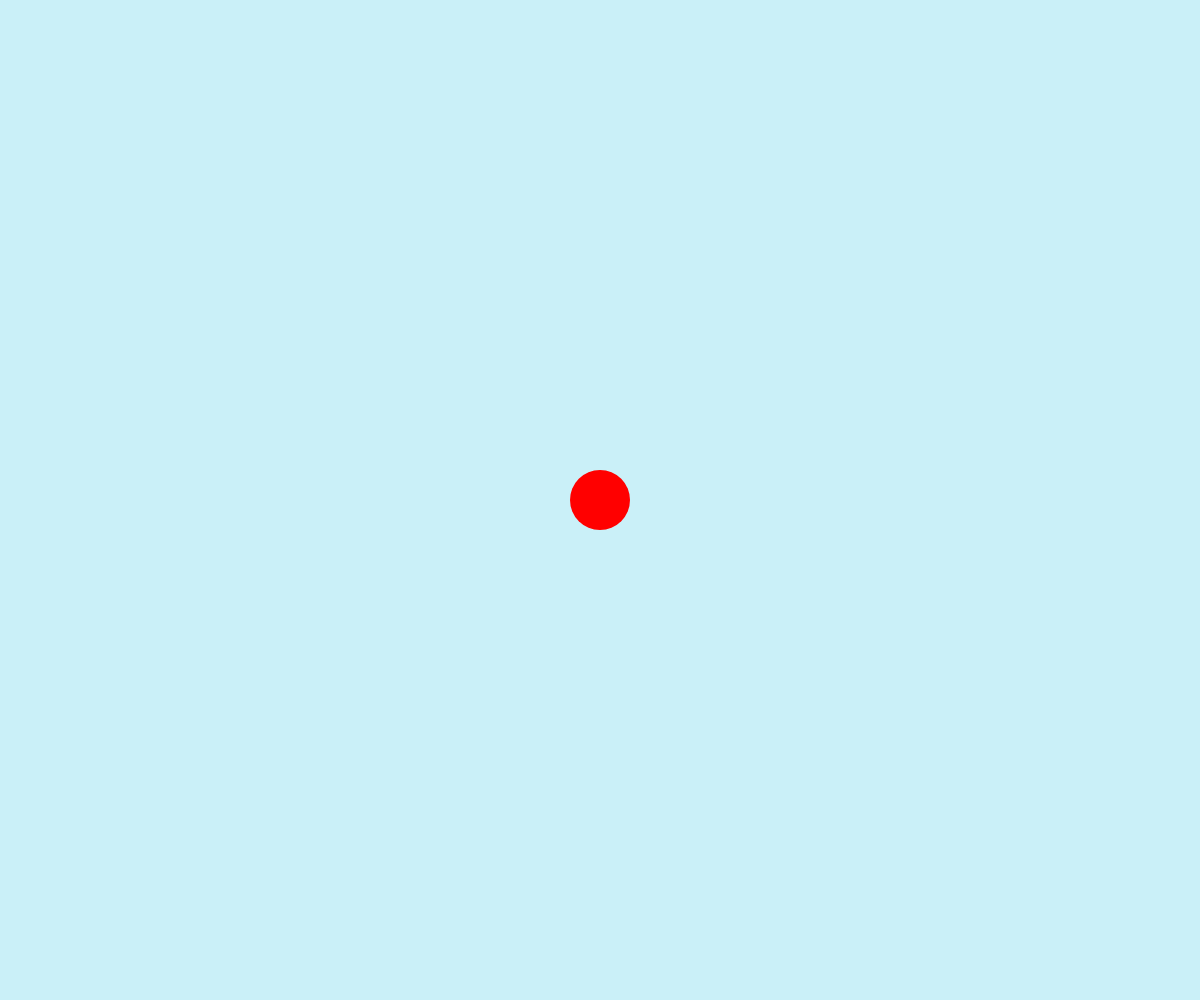
Frame 1 (no input)
Frame 60 (no input): identical to frame 1, image omitted
Frame 120 (the mouse pressed at the canvas centre since frame 60): identical to frame 1, image omitted

The p5.js sketch that drew this single still picture (run headless with seeded random() and noise() and a simulated clock; from frame 60 on, the mouse is pressed at the canvas centre):

// p5.js sketch
// ── sketch.js
let charX;
let charY;
let moveSpeed = 4;

function setup() {
  createCanvas(windowWidth, windowHeight);
  background('#caf0f8');
  charX = width / 2;
  charY = height / 2;
}

function draw() {
  background('#caf0f8');
  
  // 偵測左右鍵移動
  if (keyIsDown(RIGHT_ARROW)) {
    charX += moveSpeed;
  } else if (keyIsDown(LEFT_ARROW)) {
    charX -= moveSpeed;
  }
  
  // 暫時用一個紅色圓圈代替角色
  fill(255, 0, 0);
  noStroke();
  ellipse(charX, charY, 60, 60);
}

function windowResized() {
  resizeCanvas(windowWidth, windowHeight);
}
